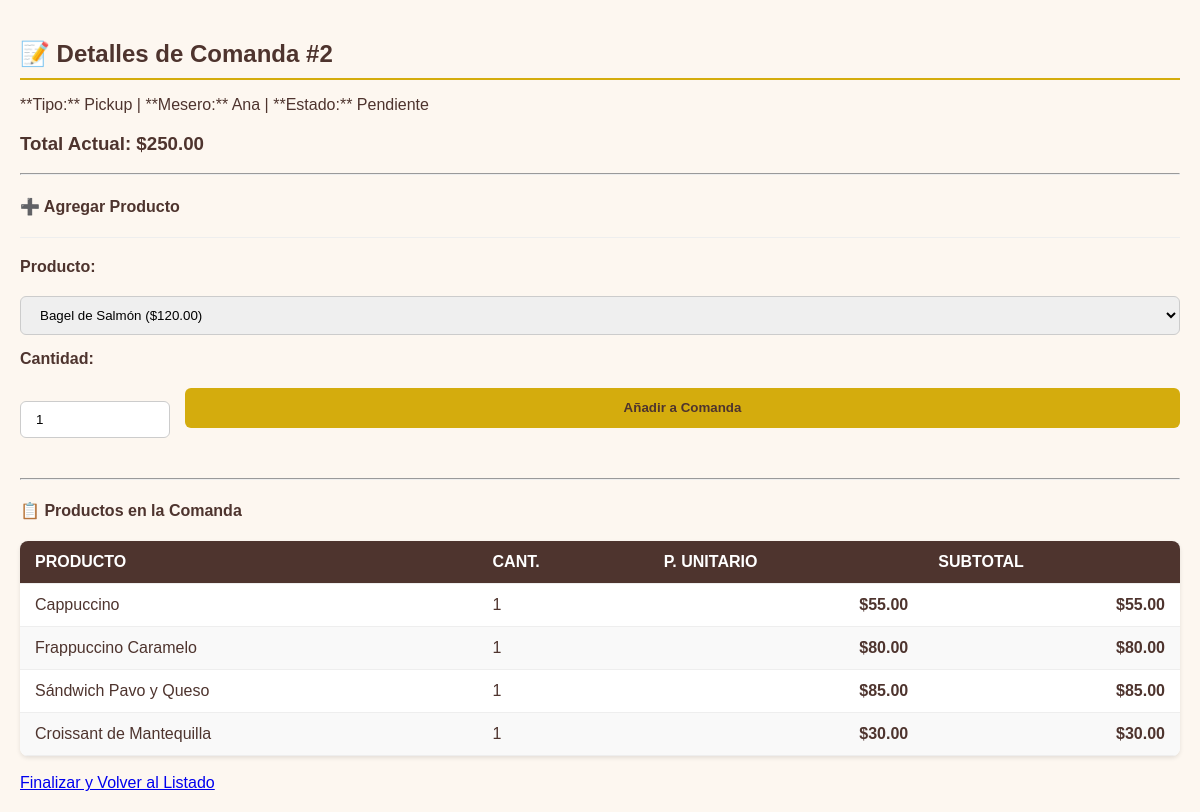
Page /agregar_productos.php?comanda_id=2 on the committed database.
### tables this page shows
CREATE TABLE IF NOT EXISTS `comandas` (
  `comanda_id` int NOT NULL AUTO_INCREMENT,
  `mesero_id` int DEFAULT NULL,
  `mesa_id` int DEFAULT NULL,
  `fecha_hora` datetime DEFAULT CURRENT_TIMESTAMP,
  `estado` varchar(50) DEFAULT 'Pendiente',
  `tipo_pedido` varchar(20) DEFAULT 'En Sitio',
  `total` decimal(10,2) DEFAULT '0.00',
  PRIMARY KEY (`comanda_id`),
  KEY `mesero_id` (`mesero_id`),
  KEY `mesa_id` (`mesa_id`)
);

CREATE TABLE IF NOT EXISTS `meseros` (
  `mesero_id` int NOT NULL AUTO_INCREMENT,
  `nombre` varchar(100) NOT NULL,
  `apellido` varchar(100) NOT NULL,
  `puesto` varchar(50) DEFAULT 'Mesero',
  PRIMARY KEY (`mesero_id`)
);

CREATE TABLE IF NOT EXISTS `detalles_comanda` (
  `detalle_id` int NOT NULL AUTO_INCREMENT,
  `comanda_id` int DEFAULT NULL,
  `producto_id` int DEFAULT NULL,
  `cantidad` int NOT NULL,
  `precio_unitario` decimal(10,2) NOT NULL,
  `subtotal` decimal(10,2) NOT NULL,
  PRIMARY KEY (`detalle_id`),
  KEY `comanda_id` (`comanda_id`),
  KEY `producto_id` (`producto_id`)
);

CREATE TABLE IF NOT EXISTS `productos` (
  `producto_id` int NOT NULL AUTO_INCREMENT,
  `nombre` varchar(150) NOT NULL,
  `descripcion` text,
  `precio` decimal(10,2) NOT NULL,
  `categoria` varchar(50) NOT NULL,
  PRIMARY KEY (`producto_id`)
);

### agregar_productos.php (the view, shortened to what this page needs)
<?php
include 'db_connection.php';
$comanda_id = $_GET['comanda_id'] ?? 0;
$comanda_info = $conn->query("SELECT c.*, m.nombre as nombre_mesero, me.numero_mesa FROM comandas c
    JOIN meseros m ON c.mesero_id = m.mesero_id
    LEFT JOIN mesas me ON c.mesa_id = me.mesa_id
    WHERE c.comanda_id = $comanda_id")->fetch_assoc();
$productos_sql = "SELECT producto_id, nombre, precio FROM productos ORDER BY nombre";
$productos_result = $conn->query($productos_sql);
$detalles_sql = "SELECT dc.*, p.nombre as nombre_producto FROM detalles_comanda dc JOIN productos p ON dc.producto_id = p.producto_id WHERE dc.comanda_id = $comanda_id";
$detalles_result = $conn->query($detalles_sql);
?>
<!DOCTYPE html>
<html lang="es">
<head>
</head>
<body>
    <h2>📝 Detalles de Comanda #<?php echo $comanda_id; ?></h2>
    <p>
        **Tipo:** <?php echo $comanda_info['tipo_pedido']; ?> |
        **Mesero:** <?php echo $comanda_info['nombre_mesero']; ?> |
        **Estado:** <?php echo $comanda_info['estado']; ?>
    </p>
    <h3>Total Actual: $<?php echo number_format($comanda_info['total'], 2); ?></h3>
    <hr>
    <h4>➕ Agregar Producto</h4>
    <form method="POST" action="agregar_productos.php?comanda_id=<?php echo $comanda_id; ?>">
        <label for="producto_id">Producto:</label>
        <select id="producto_id" name="producto_id" required>
            <?php
            if ($productos_result && $productos_result->num_rows > 0) {
                while($prod = $productos_result->fetch_assoc()) {
                    echo "<option value='" . $prod["producto_id"] . "' data-precio='" . $prod["precio"] . "'>" . htmlspecialchars($prod["nombre"]) . " ($" . number_format($prod["precio"], 2) . ")</option>";
                }
            } else {
                 echo "<option value=''>Cargue productos en el menú primero</option>";
            }
            ?>
        </select>
        <label for="cantidad">Cantidad:</label>
        <input type="number" id="cantidad" name="cantidad" min="1" value="1" required>
        <input type="submit" name="agregar_producto" value="Añadir a Comanda">
    </form>
    <hr>
    <h4>📋 Productos en la Comanda</h4>
    <table>
        <thead>
            <tr>
                <th>Producto</th>
                <th>Cant.</th>
                <th>P. Unitario</th>
                <th>Subtotal</th>
            </tr>
        </thead>
        <tbody>
            <?php
            if ($detalles_result && $detalles_result->num_rows > 0) {
                while($detalle = $detalles_result->fetch_assoc()) {
                    echo "<tr>";
                    echo "<td>" . htmlspecialchars($detalle["nombre_producto"]) . "</td>";
                    echo "<td>" . $detalle["cantidad"] . "</td>";
                    echo "<td>$" . number_format($detalle["precio_unitario"], 2) . "</td>";
                    echo "<td>$" . number_format($detalle["subtotal"], 2) . "</td>";
                    echo "</tr>";
                }
            } else {
                echo "<tr><td colspan='4'>Esta comanda no tiene productos.</td></tr>";
            }
            ?>
        </tbody>
    </table>
    <br>
    <a href="listado_comandas.php">Finalizar y Volver al Listado</a>
</body>
</html>

### agregar_productos.php (style rules this page uses)
:root { --color-cafe-oscuro: #4E342E; --color-crema-fondo: #FDF7F0; --color-destacado-fuerte: #D4AC0D; --color-sombra: rgba(0, 0, 0, 0.1); --color-error: #dc3545; --color-success: #28a745; }
body { font-family: 'Arial', sans-serif; background-color: var(--color-crema-fondo); color: var(--color-cafe-oscuro); margin: 0; padding: 20px; }
h2, h3, h4 { color: var(--color-cafe-oscuro); }
h2 { border-bottom: 2px solid var(--color-destacado-fuerte); padding-bottom: 10px; margin-bottom: 15px; }
form { display: flex; flex-wrap: wrap; gap: 15px; align-items: flex-end; padding: 20px 0; margin-bottom: 20px; border-top: 1px solid #eee; }
form label { display: block; margin-bottom: 5px; font-weight: bold; width: 100%; }
form select { flex-grow: 3; min-width: 250px; }
form input[type="number"] { flex-grow: 1; min-width: 80px; max-width: 150px; }
form input[type="submit"] { flex-grow: 1; min-width: 150px; height: 40px; margin: 0; padding: 10px 20px; margin-bottom: 10px; }
form select, form input[type="number"] { padding: 10px 15px; border: 1px solid #ccc; border-radius: 6px; box-sizing: border-box; transition: border-color 0.3s; }
input[type="submit"] { background-color: var(--color-destacado-fuerte); color: var(--color-cafe-oscuro); padding: 10px 20px; border: none; border-radius: 6px; cursor: pointer; font-weight: bold; transition: background-color 0.3s ease; }
table { width: 100%; border-collapse: collapse; margin-top: 15px; background-color: #fff; box-shadow: 0 2px 4px var(--color-sombra); border-radius: 8px; overflow: hidden; }
table th, table td { padding: 12px 15px; text-align: left; border-bottom: 1px solid #eee; }
table thead th { background-color: var(--color-cafe-oscuro); color: white; font-weight: bold; text-transform: uppercase; }
table tbody tr:nth-child(even) { background-color: #f9f9f9; }
table td:nth-child(3), table td:nth-child(4) { text-align: right; font-weight: bold; }

### rows in the picture
comandas: tipo_pedido "Pickup", mesero.nombre "Ana", estado "Pendiente", total "250.00"
detalles_comanda: producto.nombre "Cappuccino", cantidad "1", precio_unitario "55.00", subtotal "55.00"
detalles_comanda: producto.nombre "Frappuccino Caramelo", cantidad "1", precio_unitario "80.00", subtotal "80.00"
detalles_comanda: producto.nombre "Sándwich Pavo y Queso", cantidad "1", precio_unitario "85.00", subtotal "85.00"
detalles_comanda: producto.nombre "Croissant de Mantequilla", cantidad "1", precio_unitario "30.00", subtotal "30.00"

### other values in the picture
$comanda_id "2"
form field producto_id "Bagel de Salmón ($120.00)"
